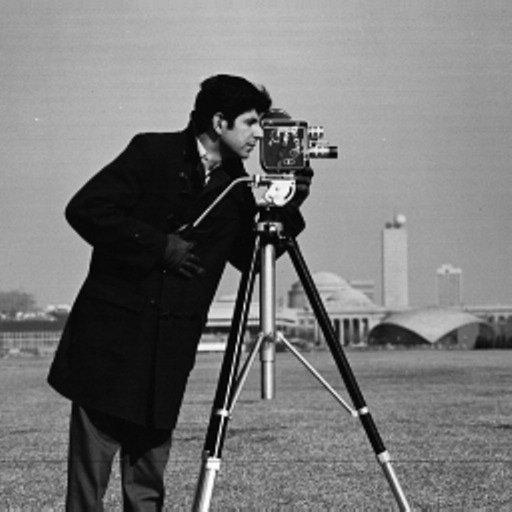
#> input picture img_grayscale.jpg, 512 x 512 px
$ jupyter execute --allow-errors '005 Sensors_to_Perception.ipynb'   (shell and % lines are left out)
#> lines starting #> are read from the running program, lines starting #| are printed output that depends on the picture; after the words box and inside, x2 and y2 are one past the last pixel; in counts of white or black regions, pixels touching at a corner belong together
[cell 1]
import matplotlib.pyplot as plt

[cell 2]
def show_image(image, title=None):
    plt.imshow(image, cmap='gray', vmin=0, vmax=255)
    plt.axis('off')
    plt.title(title)

### Read grayscale image & Show image using matplotlib

[cell 3]
img = plt.imread("img_grayscale.jpg")
#> img is the input picture: shape (512, 512); min 0, max 255, mean 118.4
plt.imshow(img, cmap='gray', vmin=0, vmax=255)
plt.axis('off')

[cell 4]
show_image(img)
plt.axis('off')
#> (the rest of this cell did not finish here and is left out)

[cell 5]
img.shape
img.dtype
type(img)
img[160:170,100:110]
# plt.imshow(img[:10,:10], cmap='gray',vmin=0, vmax=255)
show_image(img[160:170,100:110])

[cell 6]
import numpy as np
img_scale = np.ones((50,1)) * np.arange(0,256).reshape(1,-1)
img_scale.shape
plt.imshow(img_scale, cmap='gray')
ax = plt.gca()
ax.axes.yaxis.set_visible(False)

[cell 7]
show_image(img, 'Example')

### Read RGB image from data module
* https://scikit-image.org/docs/stable/api/skimage.data.html

[cell 8]
from skimage import data
img_rocket = data.rocket()
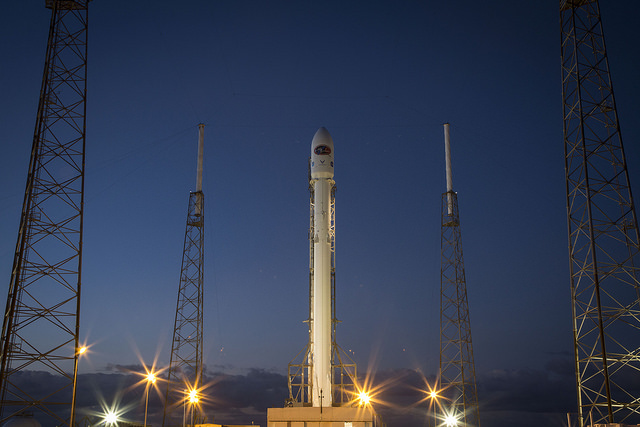
#> input picture skimage.data.rocket(), 640 x 427 px
#> img_rocket is the input picture: shape (427, 640, 3); mean R, G, B 52.3, 61.3, 82.3

[cell 9]
show_image(img_rocket)

[cell 10]
img_coffee = data.coffee()
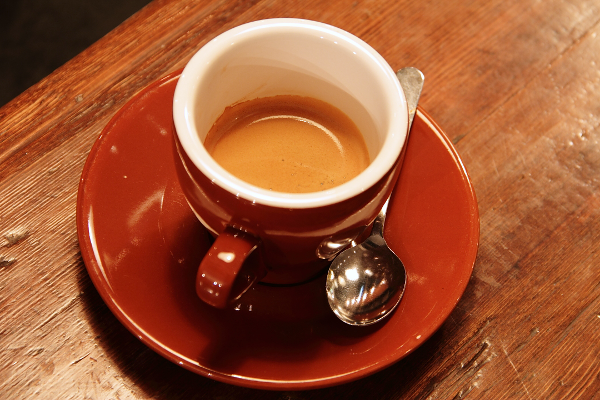
#> input picture skimage.data.coffee(), 600 x 400 px
#> img_coffee is the input picture: shape (400, 600, 3); mean R, G, B 158.6, 85.8, 51.5
show_image(img_coffee)
img_coffee.shape
#> Out = (400, 600, 3)

[cell 11]
from matplotlib.patches import Rectangle

[cell 12]
plt.imshow(img_coffee)
plt.axis('off')
rect = Rectangle((100,200), 10, 10, linewidth=1, edgecolor='g', facecolor='none')
plt.gca().add_patch(rect)
plt.show()

[cell 13]
img_coffee.shape
img_coffee[200:205,100:105,0]
img_coffee[200:205,100:105,1]
img_coffee[200:205,100:105,2]
show_image(img_coffee[200:205,100:105,:])

### View R,G,B channels separately

[cell 14]
#view R,G,B channels separately
titles = ['R', 'G', 'B']
fig, ax = plt.subplots(nrows=1, ncols=3, figsize=(20,60))
for i in range(3):
    ax.ravel()[i].imshow(img_coffee[:,:,i], cmap='gray')
    ax.ravel()[i].axis('off')
    ax.ravel()[i].set_title(titles[i] + ' channel')
plt.show()

### Leave only red channel

[cell 15]
show_image(img_coffee)

[cell 16]
import numpy as np
img_test = np.zeros(img_coffee.shape).astype('uint8')
img_test[:,:,0] = img_coffee[:,:,0]
show_image(img_test)

[cell 17]
img_test = np.zeros(img_coffee.shape).astype('uint8')
img_test[:,:,1] = img_coffee[:,:,1]
show_image(img_test)

[cell 18]
img_test = np.zeros(img_coffee.shape).astype('uint8')
img_test[:,:,2] = img_coffee[:,:,2]
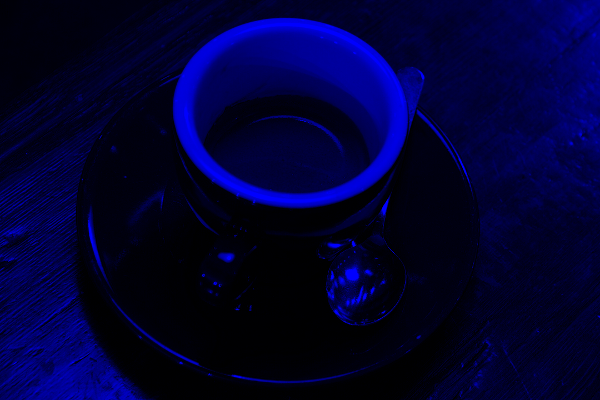
#> img_test: shape (400, 600, 3); mean R, G, B 0, 0, 51.5
show_image(img_test)

### Histogram and Thresholding

[cell 19]
img_gray = plt.imread("img_grayscale.jpg")
show_image(img_gray)

[cell 20]
plt.hist(img_gray.ravel(), bins=256);
plt.plot((80,80), (-5,5000), color='r');
#> figure, not shown here; tallest bar 6090 high, from x = 12.95 to 13.95

[cell 21]
img_thresh = img_gray > 80
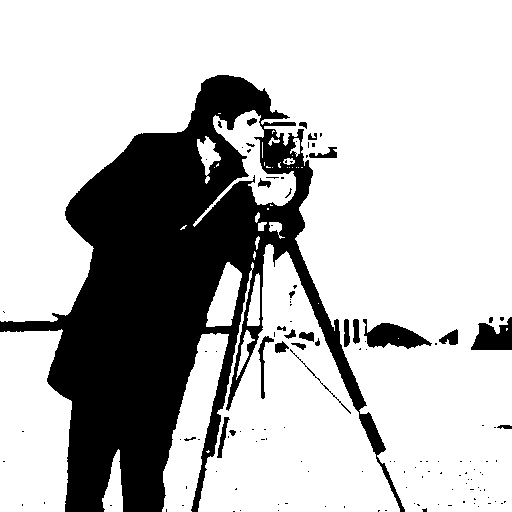
#> img_thresh: shape (512, 512) bool; 74.2% white; 131 black regions (106 under 20 px), largest, box (x1, y1, x2, y2) and area: (0, 75, 405, 512) 63312, (363, 319, 432, 349) 1095, (471, 317, 512, 350) 894
plt.imshow(img_thresh, cmap='gray')
plt.axis('off')
plt.title('Threshold=80')

### Count number of white tiles

[cell 22]
from skimage import data
img_checker = data.checkerboard()
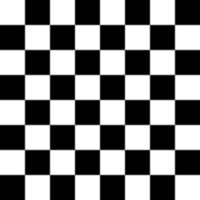
#> input picture skimage.data.checkerboard(), 200 x 200 px
#> img_checker is the input picture: shape (200, 200); min 0, max 255, mean 127.5

[cell 23]
#ลองดูก่อนว่า รูปของเราหน้าตาเป็นอย่างไร
img_checker.shape
img_checker.dtype
show_image(img_checker)
show_image(img_checker[20:30,20:30])

[cell 24]
#ลองดู histogram
plt.hist(img_checker.ravel(), bins=256);

[cell 25]
#สิ่งที่เราสนใจ คือ ค่าฝั่ง 255
img_bw = img_checker > 250  #หลังจาก threshold สิ่งที่เราสนใจมีค่าเป็น 1 ซึ่งแสดงออกมาเป็นสีขาว
#> img_bw: shape (200, 200) bool; 43.2% white; 32 white regions, largest, box (x1, y1, x2, y2) and area: (0, 0, 24, 24) 576, (176, 176, 200, 200) 576, (51, 0, 74, 24) 552
show_image(img_bw)
show_image(img_bw[20:30,20:30])

[cell 26]
#หลังจากสีขาวแยกออกจากกันโดยสนิทแล้ว เราสามารถใช้วิธีการที่คล้ายกับวิธีที่คนที่ใช้นับ คือ นับสีขาวที่ติดกันเป็นหนึ่งแผ่น
#ในทาง image processing เราจะเรียกเทคนิคนี้ว่า connected component analysis
from skimage import measure

[cell 27]
img_label,num = measure.label(img_bw, return_num=True, connectivity=1)
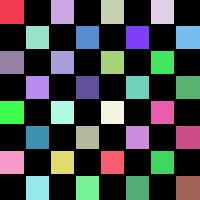
#> img_label: shape (200, 200) int32; 33 distinct labels, from 0 to 32; one colour per label, 0 black
#> num = 32

[cell 28]
num
img_label[20:30,20:30]

### Convert to HSV
* hue : https://en.wikipedia.org/wiki/Hue

[cell 29]
from skimage import color
img_hsv = color.rgb2hsv(img_coffee)
#> img_hsv: shape (400, 600, 3) float64; mean of channels 0, 1, 2 0.0586, 0.725, 0.622

[cell 30]
img_hsv.shape
#> Out = (400, 600, 3)

[cell 31]
plt.hist(img_hsv[:,:,0].ravel()*360, bins=360)
#> figure, not shown here; tallest bar 17425 high, from x = 21.97 to 22.97

[cell 32]
#shift the hue value [0-40] to [220-260]
img_h = (img_hsv[:,:,0]*360 + 220)%360 /360
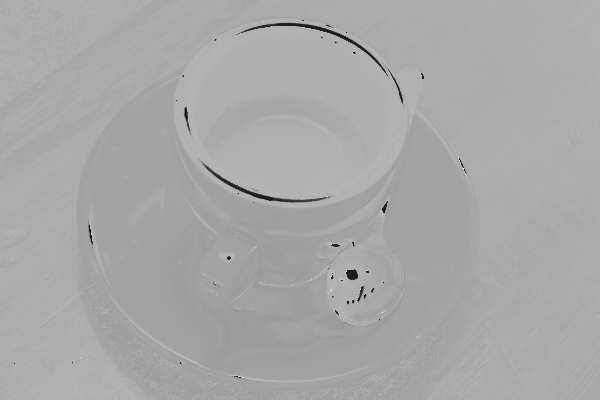
#> img_h: shape (400, 600) float64; min 0, max 1, mean 0.661
img_hsv_new = np.stack((img_h,img_hsv[:,:,1],img_hsv[:,:,2]))
plt.hist(img_h.ravel()*360, bins=360)
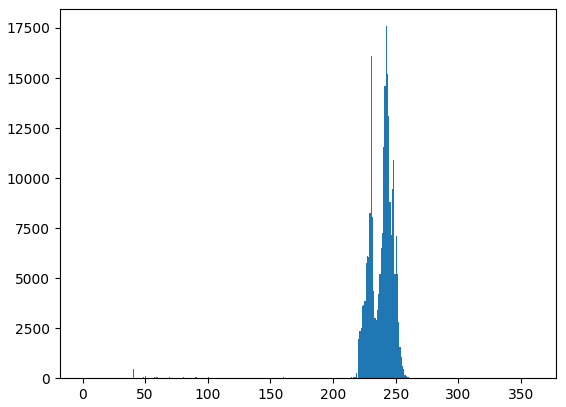
#> figure drawn by matplotlib, 1 panel; tallest bar 17589 high, from x = 242 to 243

[cell 33]
img_hsv_new = np.moveaxis(img_hsv_new,0,-1)
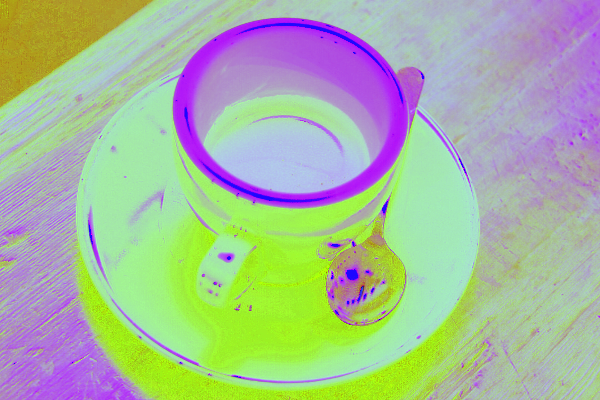
#> img_hsv_new: shape (400, 600, 3) float64; mean of channels 0, 1, 2 0.661, 0.725, 0.622; drawn as R, G, B

[cell 34]
show_image(color.hsv2rgb(img_hsv_new))
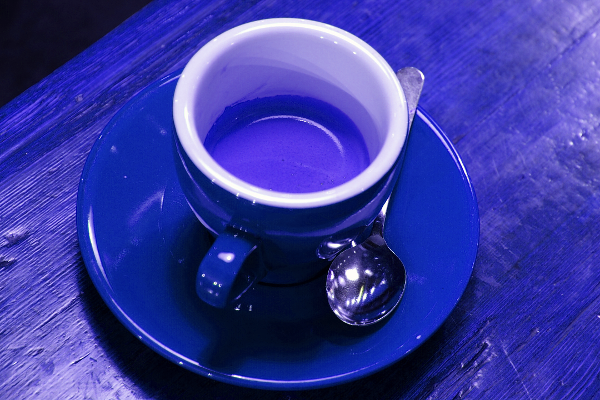
#> shown: shape (400, 600, 3) float64; mean R, G, B 0.221, 0.227, 0.622

[cell 35]
show_image(color.hsv2rgb(img_hsv))
